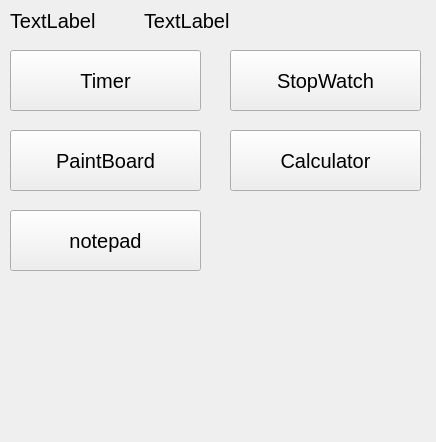
<?xml version="1.0" encoding="UTF-8"?>
<ui version="4.0">
 <class>Widget</class>
 <widget class="QWidget" name="Widget">
  <property name="geometry">
   <rect>
    <x>0</x>
    <y>0</y>
    <width>436</width>
    <height>442</height>
   </rect>
  </property>
  <property name="windowTitle">
   <string>Widget</string>
  </property>
  <widget class="QPushButton" name="btn_calculator">
   <property name="geometry">
    <rect>
     <x>230</x>
     <y>130</y>
     <width>191</width>
     <height>61</height>
    </rect>
   </property>
   <property name="font">
    <font>
     <pointsize>15</pointsize>
    </font>
   </property>
   <property name="text">
    <string>Calculator</string>
   </property>
  </widget>
  <widget class="QPushButton" name="btn_StopWatch">
   <property name="geometry">
    <rect>
     <x>230</x>
     <y>50</y>
     <width>191</width>
     <height>61</height>
    </rect>
   </property>
   <property name="font">
    <font>
     <pointsize>15</pointsize>
    </font>
   </property>
   <property name="text">
    <string>StopWatch</string>
   </property>
  </widget>
  <widget class="QPushButton" name="btn_Timer">
   <property name="geometry">
    <rect>
     <x>10</x>
     <y>50</y>
     <width>191</width>
     <height>61</height>
    </rect>
   </property>
   <property name="font">
    <font>
     <pointsize>15</pointsize>
    </font>
   </property>
   <property name="text">
    <string>Timer</string>
   </property>
  </widget>
  <widget class="QWidget" name="horizontalLayoutWidget">
   <property name="geometry">
    <rect>
     <x>10</x>
     <y>0</y>
     <width>261</width>
     <height>41</height>
    </rect>
   </property>
   <layout class="QHBoxLayout" name="horizontalLayout">
    <item>
     <widget class="QLabel" name="label_current_time">
      <property name="font">
       <font>
        <pointsize>15</pointsize>
       </font>
      </property>
      <property name="text">
       <string>TextLabel</string>
      </property>
     </widget>
    </item>
    <item>
     <widget class="QLabel" name="label">
      <property name="font">
       <font>
        <pointsize>15</pointsize>
       </font>
      </property>
      <property name="text">
       <string>TextLabel</string>
      </property>
     </widget>
    </item>
   </layout>
  </widget>
  <widget class="QPushButton" name="btn_paintBoard_4">
   <property name="geometry">
    <rect>
     <x>10</x>
     <y>210</y>
     <width>191</width>
     <height>61</height>
    </rect>
   </property>
   <property name="font">
    <font>
     <pointsize>15</pointsize>
    </font>
   </property>
   <property name="text">
    <string>notepad</string>
   </property>
  </widget>
  <widget class="QPushButton" name="btn_paintBoard">
   <property name="geometry">
    <rect>
     <x>10</x>
     <y>130</y>
     <width>191</width>
     <height>61</height>
    </rect>
   </property>
   <property name="font">
    <font>
     <pointsize>15</pointsize>
    </font>
   </property>
   <property name="text">
    <string>PaintBoard</string>
   </property>
  </widget>
 </widget>
 <resources/>
 <connections/>
</ui>
